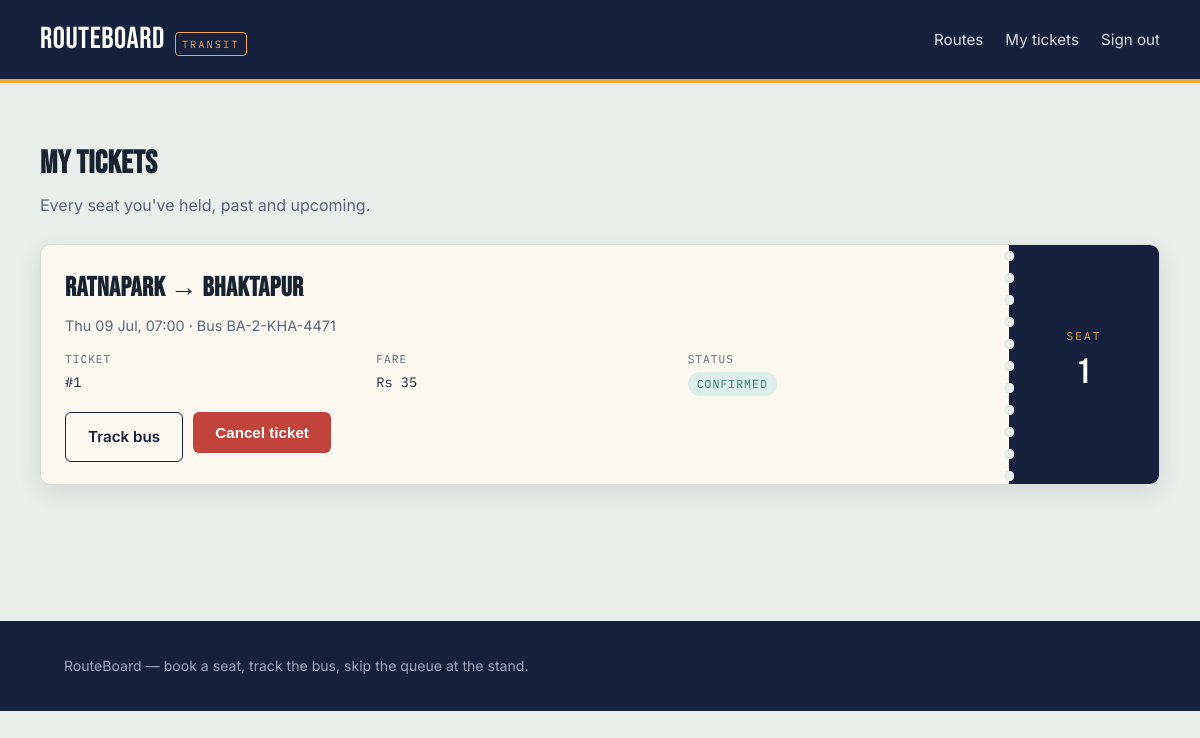
Page /tickets (signed in) on the committed database.
### tables this page shows
CREATE TABLE tickets (
    id INTEGER PRIMARY KEY AUTOINCREMENT,
    trip_id INTEGER NOT NULL REFERENCES trips(id),
    passenger_id INTEGER NOT NULL REFERENCES users(id),
    seat_no INTEGER NOT NULL,
    fare REAL NOT NULL,
    status TEXT NOT NULL DEFAULT 'pending',
    booked_at TEXT NOT NULL
);

CREATE TABLE routes (
    id INTEGER PRIMARY KEY AUTOINCREMENT,
    code TEXT UNIQUE NOT NULL,
    name TEXT NOT NULL,
    origin TEXT NOT NULL,
    destination TEXT NOT NULL,
    distance_km REAL NOT NULL,
    duration_min INTEGER NOT NULL,
    base_fare REAL NOT NULL,
    color TEXT NOT NULL DEFAULT '#2F7A6F'
);

CREATE TABLE buses (
    id INTEGER PRIMARY KEY AUTOINCREMENT,
    bus_number TEXT UNIQUE NOT NULL,
    capacity INTEGER NOT NULL DEFAULT 40,
    driver_id INTEGER REFERENCES drivers(id),
    current_lat REAL,
    current_lng REAL,
    location_updated_at TEXT
);

### app.py (the view)
@app.route("/tickets")
@login_required
def my_tickets():
    tickets = Ticket.for_passenger(g.user.id)
    return render_template("my_tickets.html", tickets=tickets)

### app.py (called while the page is built)
@app.before_request
def load_logged_in_user():
    user_id = session.get("user_id")
    g.user = User.get(user_id) if user_id else None

@app.context_processor
def inject_current_user():
    class _Anon:
        is_authenticated = False
        is_admin = False
        is_driver = False
        name = ""
    return {"current_user": g.user if g.user else _Anon()}

def login_required(view):
    @wraps(view)
    def wrapped(*args, **kwargs):
        if g.user is None:
            flash("Please sign in to continue.", "info")
            return redirect(url_for("login"))
        return view(*args, **kwargs)
    return wrapped

### db.py (called while the page is built)
def get_db():
    if "db" not in g:
        g.db = sqlite3.connect(DB_PATH)
        g.db.row_factory = sqlite3.Row
        g.db.execute("PRAGMA foreign_keys = ON")
    return g.db

### models.py (called while the page is built)
def _parse_dt(value):
    if value is None:
        return None
    if isinstance(value, datetime):
        return value
    return datetime.fromisoformat(value)

    @property
    def is_authenticated(self):
        return True

    @property
    def is_admin(self):
        return self.role == ROLE_ADMIN

    @property
    def is_driver(self):
        return self.role == ROLE_DRIVER

    @staticmethod
    def _from_row(row):
        if row is None:
            return None
        return User(row["id"], row["name"], row["email"], row["password_hash"],
                    row["role"], row["created_at"])

    @classmethod
    def get(cls, user_id):
        row = get_db().execute("SELECT * FROM users WHERE id = ?", (user_id,)).fetchone()
        return cls._from_row(row)

    @staticmethod
    def _from_row(row):
        if row is None:
            return None
        return Bus(row["id"], row["bus_number"], row["capacity"], row["driver_id"],
                    row["current_lat"], row["current_lng"], row["location_updated_at"])

    @classmethod
    def get(cls, bus_id):
        row = get_db().execute("SELECT * FROM buses WHERE id = ?", (bus_id,)).fetchone()
        return cls._from_row(row)

    @staticmethod
    def _from_row(row):
        if row is None:
            return None
        return Route(row["id"], row["code"], row["name"], row["origin"], row["destination"],
                     row["distance_km"], row["duration_min"], row["base_fare"], row["color"])

    @classmethod
    def get(cls, route_id):
        row = get_db().execute("SELECT * FROM routes WHERE id = ?", (route_id,)).fetchone()
        return cls._from_row(row)

### templates/my_tickets.html (shortened to what this page needs)
{% extends "base.html" %}
{% block content %}
<section class="section container">
  <div class="section-head">
    <div>
      <h2>My tickets</h2>
      <p>Every seat you've held, past and upcoming.</p>
    </div>
  </div>
  {% for t in tickets %}
  <div class="ticket" style="margin-bottom:20px;">
    <div class="ticket-main">
      <h3 class="ticket-route">{{ t.trip.route.origin }} &rarr; {{ t.trip.route.destination }}</h3>
      <p class="ticket-sub">
        {{ t.trip.departure_time.strftime('%a %d %b, %H:%M') }} &middot; Bus {{ t.trip.bus.bus_number }}
      </p>
      <div class="ticket-grid">
        <div><span class="k">Ticket</span>#{{ t.id }}</div>
        <div><span class="k">Fare</span>Rs {{ '%.0f'|format(t.fare) }}</div>
        <div><span class="k">Status</span>
          <span class="status-tag status-{{ t.status }}">{{ t.status }}</span>
        </div>
      </div>
      {% if t.status == "pending" %}
      <div style="margin-top:16px;">
        <a class="btn btn-amber" href="{{ url_for('pay_ticket', ticket_id=t.id) }}">Complete payment</a>
      </div>
      {% elif t.status == "confirmed" %}
      <div style="margin-top:16px; display:flex; gap:10px;">
        <a class="btn btn-outline" href="{{ url_for('track_bus', bus_id=t.trip.bus.id) }}">Track bus</a>
        <form method="post" action="{{ url_for('cancel_ticket', ticket_id=t.id) }}">
          <button class="btn btn-danger" type="submit">Cancel ticket</button>
        </form>
      </div>
      {% endif %}
    </div>
    <div class="ticket-stub">
      <span class="seat-label">Seat</span>
      <span class="seat-no">{{ t.seat_no }}</span>
    </div>
  </div>
  {% else %}
  <div class="empty-state">
    <h3>No tickets yet</h3>
    <p>Search a route and book your first seat.</p>
    <a class="btn btn-amber" style="margin-top:14px;" href="{{ url_for('routes_list') }}">Browse routes</a>
  </div>
  {% endfor %}
</section>
{% endblock %}

### static/css/style.css (style rules this page uses)
:root { --ink: #16213D; --ink-soft: #2B3A5C; --paper: #EAEEEA; --card: #FBF8F1; --amber: #F2A93B; --amber-deep: #C97F16; --teal: #2F7A6F; --red: #C1443C; --line: #D8DCD4; --text: #182231; --text-muted: #5B6577; --font-display: 'Bebas Neue', 'Archivo Expanded', sans-serif; --font-body: 'Inter', 'Work Sans', sans-serif; --font-mono: 'IBM Plex Mono', monospace; --radius: 10px; }
* { box-sizing: border-box; }
html { scroll-behavior: smooth; }
body { margin: 0; background: var(--paper); color: var(--text); font-family: var(--font-body); line-height: 1.55; }
a { color: inherit; }
.container { max-width: 1120px; margin: 0 auto; padding: 0 24px; }
.btn { display: inline-flex; align-items: center; justify-content: center; gap: 8px; border: none; border-radius: 6px; padding: 12px 22px; font-weight: 600; font-size: 0.95rem; cursor: pointer; text-decoration: none; }
.btn-outline { background: transparent; border: 1.5px solid var(--ink); color: var(--ink); }
.btn-danger { background: var(--red); color: #fff; }
.section { padding: 56px 0; }
.section-head { display: flex; justify-content: space-between; align-items: baseline; margin-bottom: 26px; }
.section-head h2 { font-family: var(--font-display); font-size: 2rem; letter-spacing: 0.4px; margin: 0; }
.section-head p { color: var(--text-muted); margin: 4px 0 0; }
.ticket { background: var(--card); border-radius: var(--radius); position: relative; display: grid; grid-template-columns: 1fr auto; overflow: hidden; box-shadow: 0 8px 22px rgba(22,33,61,0.10); border: 1px solid var(--line); }
.ticket-main { padding: 22px 24px; }
.ticket-stub { background: var(--ink); color: #fff; padding: 22px 20px; width: 150px; display: flex; flex-direction: column; justify-content: center; align-items: center; text-align: center; font-family: var(--font-mono); position: relative; }
.ticket-stub::before { content: ""; position: absolute; left: -8px; top: 0; bottom: 0; width: 16px; background-image: radial-gradient(circle, var(--paper) 5px, transparent 5.5px); background-size: 16px 22px; background-repeat: repeat-y; }
.ticket-stub .seat-label { font-size: 0.7rem; color: var(--amber); letter-spacing: 2px; text-transform: uppercase; }
.ticket-stub .seat-no { font-family: var(--font-display); font-size: 2.2rem; letter-spacing: 1px; }
.ticket-route { font-family: var(--font-display); font-size: 1.7rem; letter-spacing: 0.5px; margin: 0 0 6px; }
.ticket-sub { color: var(--text-muted); font-size: 0.9rem; margin: 0 0 14px; }
.ticket-grid { display: grid; grid-template-columns: repeat(3, 1fr); gap: 14px; font-family: var(--font-mono); font-size: 0.85rem; }
.ticket-grid .k { color: var(--text-muted); text-transform: uppercase; font-size: 0.7rem; letter-spacing: 1px; display: block; margin-bottom: 4px; }
.status-tag { display: inline-block; font-family: var(--font-mono); font-size: 0.72rem; padding: 3px 9px; border-radius: 999px; text-transform: uppercase; letter-spacing: 1px; }
.status-confirmed { background: #DCEFEA; color: var(--teal); }

### rows in the picture
tickets: trip.route.origin "Ratnapark", trip.route.destination "Bhaktapur", trip.departure_time "Thu 09 Jul, 07:00", trip.bus.bus_number "BA-2-KHA-4471", id "1", fare "35", status "CONFIRMED", seat_no "1"
